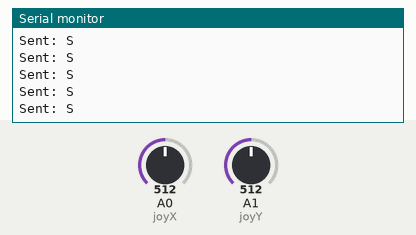
A sketch run on a simulated Arduino Uno, built with avr-gcc and run on an emulated ATmega328P. Parts: the last lines printed to the serial monitor. The test bench sets the inputs (shaded band); at power-on: A0 (joyX) = 512, A1 (joyY) = 512. No radio packets arrive unless stated.

Above: at 1.2 s.
1.3 s: A0 (joyX) set to 792
2.8 s: A0 (joyX) set to 813
At 3.09 s:
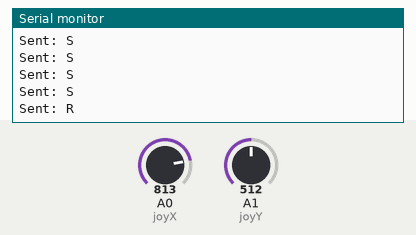
4.9 s: A1 (joyY) set to 792
At 5.02 s:
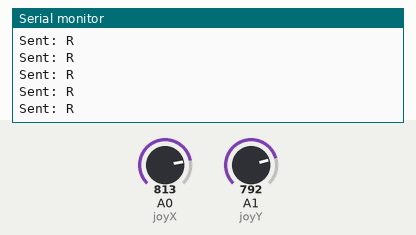
6.4 s: A1 (joyY) set to 808
At 6.63 s:
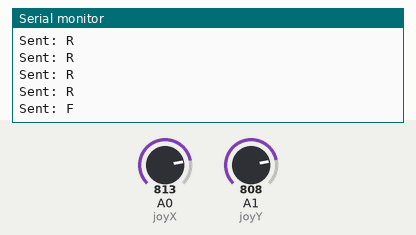

Measured:
- the behaviour switches between 800 and 801 on A0 (joyX) (found by bisection; images 0 and 1)
- the behaviour switches between 800 and 801 on A1 (joyY) (found by bisection; images 2 and 3)
- after the input at 2.8 s, the serial monitor: prints a new line after 0.16 s (image 1)
- after the input at 6.4 s, the serial monitor: prints a new line after 0.09 s (image 3)

The sketch:

tx_joystick.ino
```cpp
#include <RH_ASK.h>
#include <SPI.h>

RH_ASK driver;

// Joystick pins
int joyX = A0;
int joyY = A1;

void setup() {
  Serial.begin(9600);
  if (!driver.init()) {
    Serial.println("RF TX init failed");
  }
}

void loop() {
  int xValue = analogRead(joyX);
  int yValue = analogRead(joyY);

  char command = 'S';  // Default: Stop

  if (yValue > 800)      command = 'F';  // Forward
  else if (yValue < 200) command = 'B';  // Backward
  else if (xValue < 200) command = 'L';  // Left
  else if (xValue > 800) command = 'R';  // Right
  else                   command = 'S';  // Stop

  driver.send((uint8_t *)&command, 1);
  driver.waitPacketSent();

  Serial.print("Sent: "); Serial.println(command);
  delay(100);
}
```
